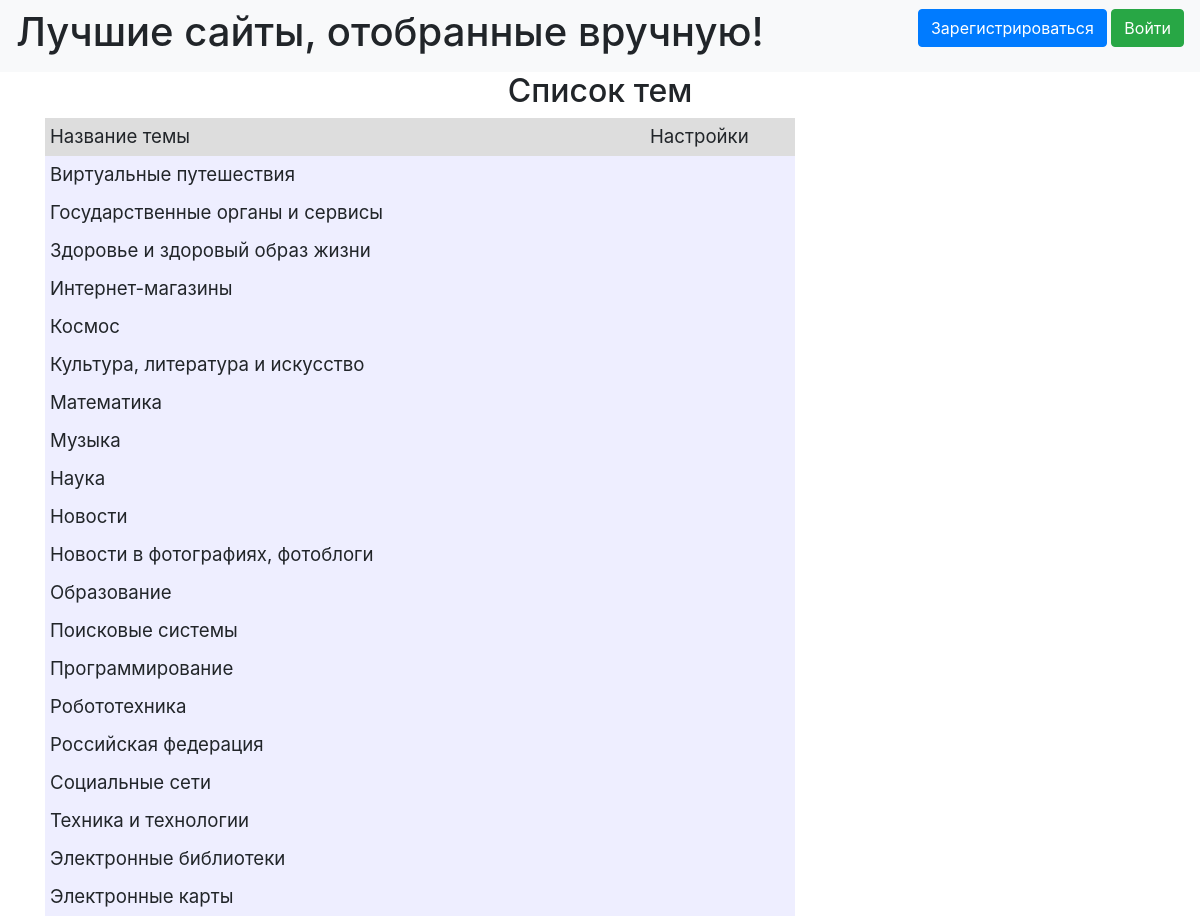
The page /0/topics on the database its author committed.
### data/topics.py (models this page shows, shortened)
class Topic(SqlAlchemyBase):
    __tablename__ = 'topics'
    id = sqlalchemy.Column(sqlalchemy.Integer, primary_key=True, autoincrement=True)
    topic_title = sqlalchemy.Column(sqlalchemy.String)
    user_id = sqlalchemy.Column(sqlalchemy.Integer, sqlalchemy.ForeignKey("users.id"))
    user = orm.relation('User')
    site = orm.relation("Site", back_populates='topic')

### main.py (the view)
    @app.route("/0/topics")
    def topics():
        session = db_session.create_session()
        if current_user.is_authenticated:
            topics = session.query(Topic).filter(Topic.user_id.in_([1, current_user.id]))
        else:
            topics = session.query(Topic).filter(Topic.user_id == 1)
        list_topics = sorted([p for p in topics], key=lambda q: q.topic_title)
        return render_template("topics.html", list_topics=list_topics, title='Список тем')

### data/db_session.py (called while the page is built)
def create_session() -> Session:
    global __factory
    return __factory()

### templates/topics.html (shortened to what this page needs)
{% extends "base.html" %}
{% block content %}
<h2 align="center">Список тем</h2>
<div class="table_container">
    <table class="my_table">
        <tr class="my_row">
            <td class="title" width="600px" bgcolor="#dddddd">Название темы</td>
            <td class="title" width="150px" bgcolor="#dddddd">Настройки</td>
        </tr>
        {% for topic in list_topics %}
        <tr class="my_row">
            <td class="ordinary" bgcolor="#eeeeff">{{ topic.topic_title.capitalize() }}</td>
            <td class="ordinary" bgcolor="#eeeeff">
            </td>
        </tr>
        {% endfor %}
    </table>
</div>
{% endblock %}

### templates/base.html (shortened to what this page needs)
<!DOCTYPE html>
<html lang="en">
<head>
    <link rel="stylesheet" href="https://stackpath.bootstrapcdn.com/bootstrap/4.4.1/css/bootstrap.min.css"
>
    <link rel="stylesheet" type="text/css" href="../static/css/style.css"/>
</head>
<body>
<header>
    <nav class="navbar navbar-light bg-light">
        <h1>Лучшие сайты, отобранные вручную!</h1>
        {% if current_user.is_authenticated %}
        <a class="navbar-brand" href="/logout">{{ current_user.user_login }} {{ current_user.email }}</a>
        {% else %}
        <p>
            <a class="btn btn-primary " href="/register">Зарегистрироваться</a>
            <a class="btn btn-success" href="/login">Войти</a>
        </p>
        {% endif %}
    </nav>
</header>
<main role="main" class="container">
    {% block content %}{% endblock %}
</main>
</body>
</html>

### static/css/style.css (style rules this page uses)
td.title { background-color: "#dddddd"; align: "center"; font-size: 14pt; padding: 5px; }
td.ordinary { background-color: "#eeeeff"; align: "center"; font-size: 14pt; padding: 5px; }
p { font-size: 12pt; }

### rows shown on the page
Topic: topic_title "Виртуальные путешествия"
Topic: topic_title "Государственные органы и сервисы"
Topic: topic_title "Здоровье и здоровый образ жизни"
Topic: topic_title "Интернет-магазины"
Topic: topic_title "Космос"
Topic: topic_title "Культура, литература и искусство"
Topic: topic_title "Математика"
Topic: topic_title "Музыка"
Topic: topic_title "Наука"
Topic: topic_title "Новости"
Topic: topic_title "Новости в фотографиях, фотоблоги"
Topic: topic_title "Образование"
Topic: topic_title "Поисковые системы"
Topic: topic_title "Программирование"
Topic: topic_title "Робототехника"
Topic: topic_title "Российская федерация"
Topic: topic_title "Социальные сети"
Topic: topic_title "Техника и технологии"
Topic: topic_title "Электронные библиотеки"
Topic: topic_title "Электронные карты"
